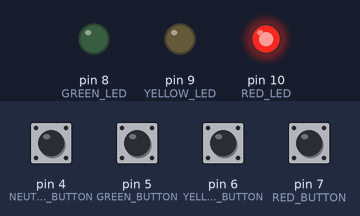
The sketch below on a simulated Arduino Uno, built with avr-gcc and run on an emulated ATmega328P. Parts: output pins drawn as LEDs (lit = HIGH). Dashed ring = blinking. The inputs (shaded band) are chosen by the test bench; at power-on: pin 4 (NEUTRAL_BUTTON), pin 5 (GREEN_BUTTON), pin 6 (YELLOW_BUTTON), pin 7 (RED_BUTTON) LOW.

Above: at 1.26 s.
1.3 s: pin 5 (GREEN_BUTTON) pulled HIGH for 0.15 s
At 2.5 s:
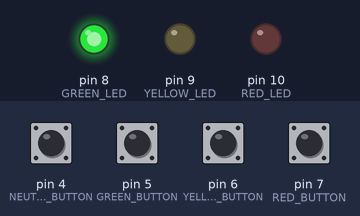
2.9 s: pin 4 (NEUTRAL_BUTTON) pulled HIGH for 0.15 s
At 4.01 s:
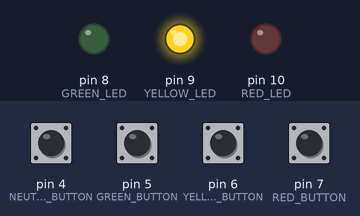
6.0 s: pin 5 (GREEN_BUTTON) pulled HIGH for 1 s
At 6.7 s:
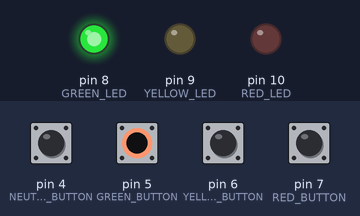
8.5 s: pin 4 (NEUTRAL_BUTTON) pulled HIGH for 1 s
At 10.0 s:
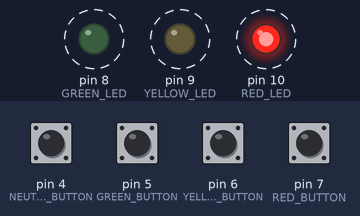
Timing chart, 0 to 13.5 s (numbered marks = the images above; inputs shaded):
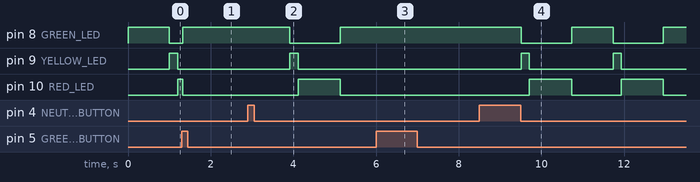

The sketch:

Code.ino
```cpp
// Define LED and button port constants
#define RED_LED 10
#define YELLOW_LED 9
#define GREEN_LED 8

#define RED_BUTTON 7
#define YELLOW_BUTTON 6
#define GREEN_BUTTON 5
#define NEUTRAL_BUTTON 4

// Define the time the streetlights will be on
#define GREEN_LED_TIME 1000
#define YELLOW_LED_TIME 200 + GREEN_LED_TIME
#define RED_LED_TIME 1000 + YELLOW_LED_TIME

// Initialize variables
bool red_was_pressed = 0,
     yellow_was_pressed = 0,
     green_was_pressed = 0,
     neutral_was_pressed = 1;
long begin_time = millis();

// Function prototypes
void check_buttons();
bool color_button_pressed();
void turn_LED_on(bool red, bool yellow, bool green);


void setup() {
    // Prepare the LED pins as outputs
    pinMode(RED_LED, OUTPUT);
    pinMode(YELLOW_LED, OUTPUT);
    pinMode(GREEN_LED, OUTPUT);

    // Prepare the button pins as inputs
    pinMode(RED_BUTTON, INPUT);
    pinMode(YELLOW_BUTTON, INPUT);
    pinMode(GREEN_BUTTON, INPUT);
    pinMode(NEUTRAL_BUTTON, INPUT);

}

void loop() {

    // Check if either of the buttons were pressed
    check_buttons();

    // Used later for the delay operation
    begin_time = millis();

    // Light up the LEDs accordingly
    // === === === === === === === Red light on === === === === === === === === ==
    if(red_was_pressed)
        turn_LED_on(true, false, false);

    // === === === === === === === Yellow light on === === === === === === === ===
    else if(yellow_was_pressed)
        turn_LED_on(false, true, false);

    // === === === === === === === Green light on === === === === === === === ====
    else if(green_was_pressed)
        turn_LED_on(false, false, true);

    // === === === === === === === Automatic Street light  === === === === === ===

    else if(neutral_was_pressed){
        // Turn green on for 10 seconds
        while(millis() < begin_time + GREEN_LED_TIME && !(color_button_pressed())){
            turn_LED_on(false, false, true);
            delay(10);
        }

        // Turn yellow on for 2 seconds
        while(millis() < begin_time + YELLOW_LED_TIME && !(color_button_pressed())){
            turn_LED_on(false, true, false);
            delay(10);
        }

        // Turn red on for 10 seconds
        while(millis() < begin_time + RED_LED_TIME && !(color_button_pressed())){
            turn_LED_on(true, false, false);
            delay(10);
        }

    }


    begin_time = millis();

    // Delay exactly 15 milliseconds
    while(millis() < begin_time + 15) 0;

}


void check_buttons(){

    if(digitalRead(RED_BUTTON)){
        red_was_pressed = true;
        yellow_was_pressed = false;
        green_was_pressed = false;
        neutral_was_pressed = false;
    }

    if(digitalRead(YELLOW_BUTTON)){
        red_was_pressed = false;
        yellow_was_pressed = true;
        green_was_pressed = false;
        neutral_was_pressed = false;
    }

    if(digitalRead(GREEN_BUTTON)){
        red_was_pressed = false;
        yellow_was_pressed = false;
        green_was_pressed = true;
        neutral_was_pressed = false;
    }

    if(digitalRead(NEUTRAL_BUTTON)){
        red_was_pressed = false;
        yellow_was_pressed = false;
        green_was_pressed = false;
        neutral_was_pressed = true;
    }
}

bool color_button_pressed(){
    check_buttons();
    return (red_was_pressed || yellow_was_pressed || green_was_pressed);
}

void turn_LED_on(bool red, bool yellow, bool green){

    if(red)
        digitalWrite(RED_LED, HIGH);
    else
        digitalWrite(RED_LED, LOW);

    if(yellow)
        digitalWrite(YELLOW_LED, HIGH);
    else
        digitalWrite(YELLOW_LED, LOW);

    if(green)
        digitalWrite(GREEN_LED, HIGH);
    else
        digitalWrite(GREEN_LED, LOW);
}
```

Measured:
- after the input at 1.3 s, pin 8 (GREEN_LED): LOW → HIGH after 0.02 s instead of 0.92 s; pin 10 (RED_LED): HIGH → LOW after 0.02 s instead of 0.92 s
- after the input at 2.9 s, pin 8 (GREEN_LED): HIGH → LOW after 1.0 s, → HIGH 1.2 s later; pin 9 (YELLOW_LED): LOW → HIGH after 1.0 s, → LOW 0.20 s later; pin 10 (RED_LED): LOW → HIGH after 1.2 s, → LOW 1.0 s later
- after the input at 6.0 s, pin 8 (GREEN_LED): stays HIGH (without the input it goes to LOW after 0.14 s); pin 9 (YELLOW_LED): stays LOW (without the input it goes to HIGH after 0.14 s); pin 10 (RED_LED): stays LOW (without the input it goes to HIGH after 0.34 s)
- after the input at 8.5 s, pin 8 (GREEN_LED): alternates HIGH for 1.0 s and LOW for 1.2 s, starting after 1.0 s; pin 9 (YELLOW_LED): alternates HIGH for 0.20 s and LOW for 2.0 s, starting after 1.0 s; pin 10 (RED_LED): alternates HIGH for 1.0 s and LOW for 1.2 s, starting after 1.2 s
